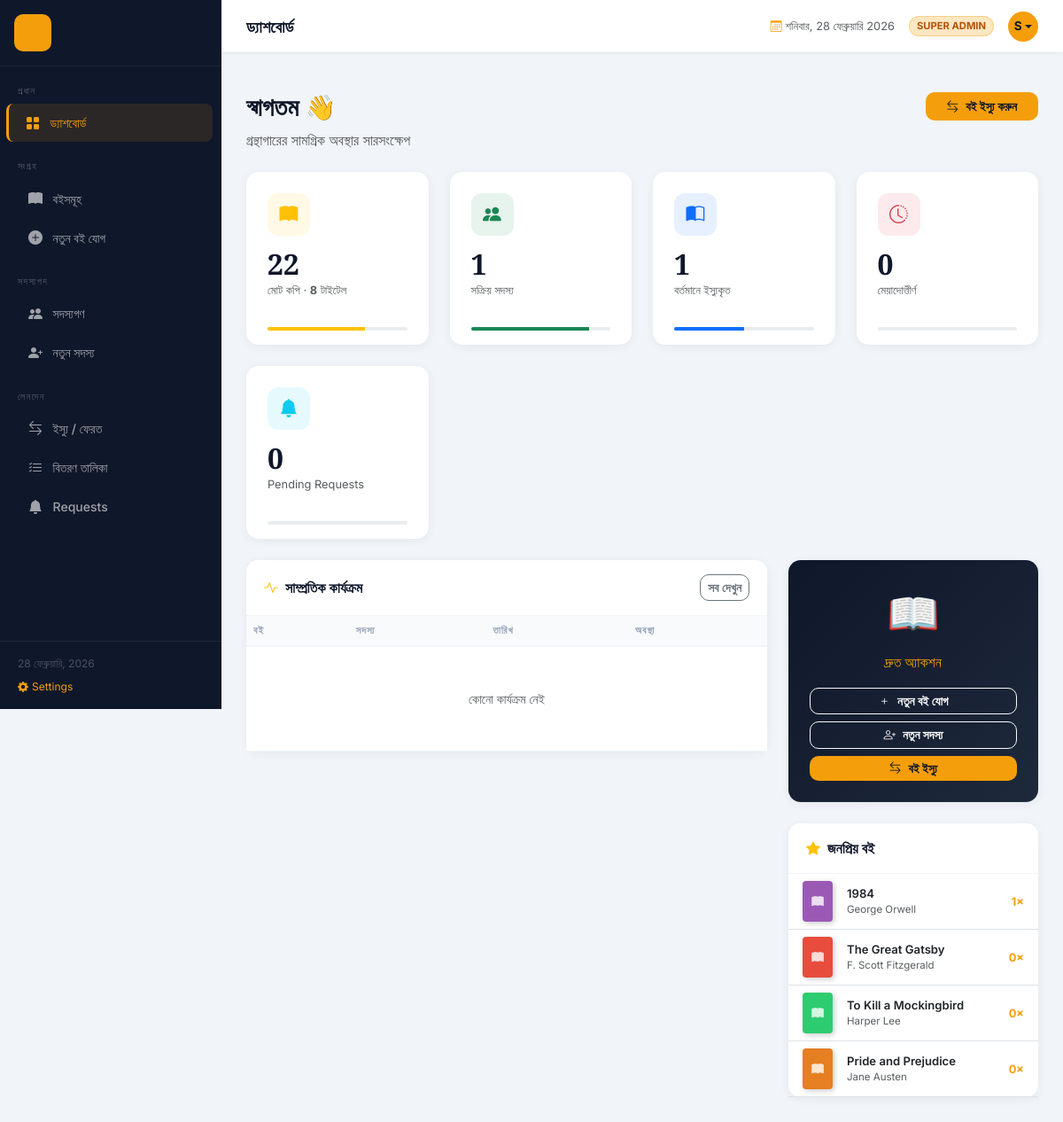
The page /dashboard (signed in) on the database as committed earlier.
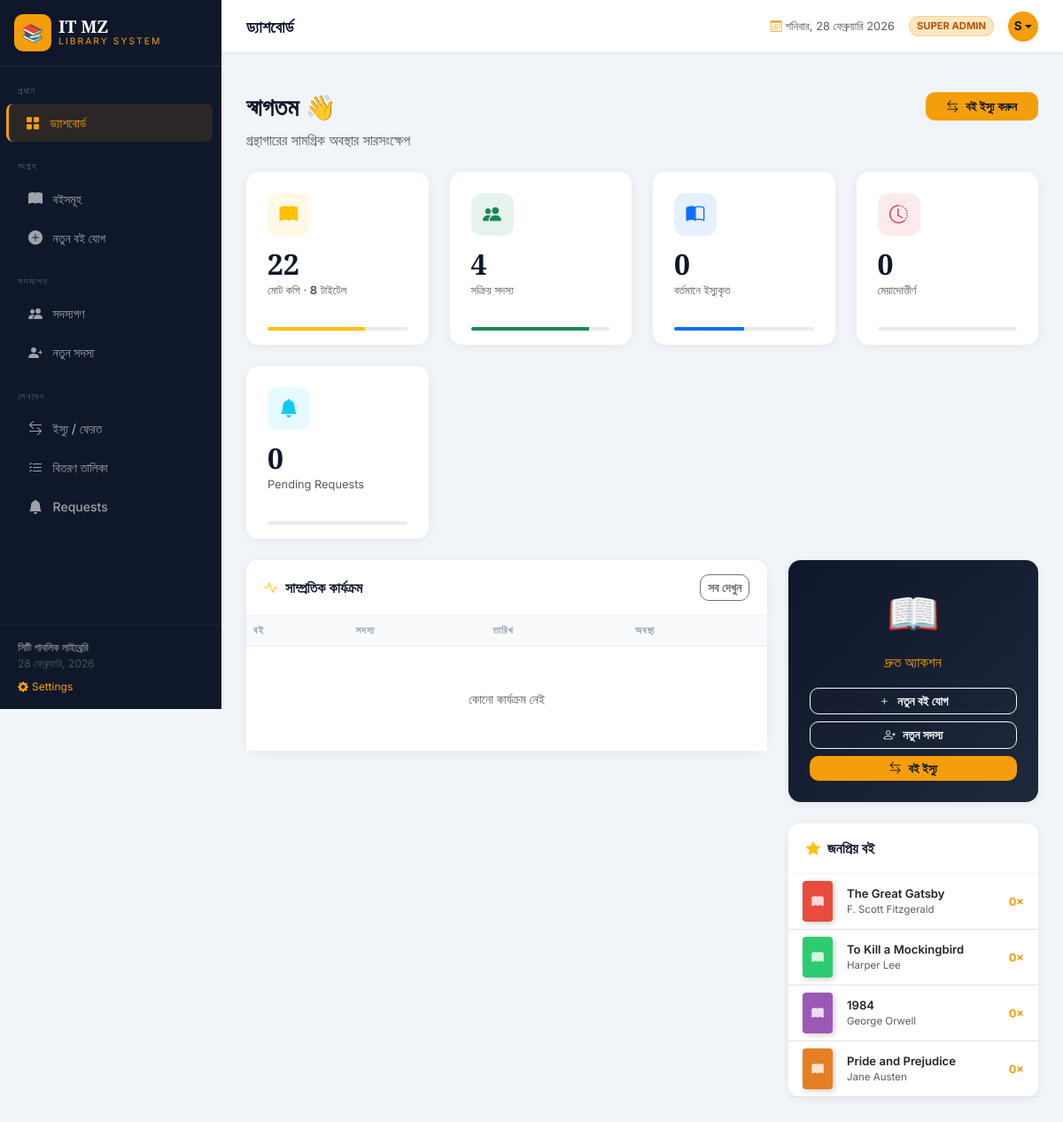
The same page on the database as committed later.
### tables this page shows
CREATE TABLE books (
        id INTEGER PRIMARY KEY AUTOINCREMENT,
        title TEXT NOT NULL, author TEXT NOT NULL, isbn TEXT UNIQUE,
        genre TEXT, total_copies INTEGER DEFAULT 1, available_copies INTEGER DEFAULT 1,
        added_date TEXT DEFAULT CURRENT_TIMESTAMP, cover_color TEXT DEFAULT '#4A90D9'
    );

CREATE TABLE settings (
        key TEXT PRIMARY KEY,
        value TEXT
    );

### app.py (the view)
@app.route('/dashboard')
@admin_required
def dashboard():
    conn = get_db()
    total_books    = conn.execute('SELECT SUM(total_copies) FROM books').fetchone()[0] or 0
    total_titles   = conn.execute('SELECT COUNT(*) FROM books').fetchone()[0]
    total_members  = conn.execute('SELECT COUNT(*) FROM members WHERE active=1').fetchone()[0]
    active_borrows = conn.execute("SELECT COUNT(*) FROM borrowings WHERE status='borrowed'").fetchone()[0]
    overdue        = conn.execute("SELECT COUNT(*) FROM borrowings WHERE status='borrowed' AND due_date < date('now')").fetchone()[0]
    pending_reqs   = conn.execute("SELECT COUNT(*) FROM book_requests WHERE status='pending'").fetchone()[0]
    recent_activity = conn.execute("""
        SELECT b.title, m.name, br.borrow_date, br.status, br.due_date
        FROM borrowings br JOIN books b ON br.book_id=b.id JOIN members m ON br.member_id=m.id
        ORDER BY br.borrow_date DESC LIMIT 5
    """).fetchall()
    popular_books = conn.execute("""
        SELECT b.title, b.author, b.cover_color, COUNT(br.id) as borrow_count
        FROM books b LEFT JOIN borrowings br ON b.id=br.book_id
        GROUP BY b.id ORDER BY borrow_count DESC LIMIT 4
    """).fetchall()
    recent_requests = conn.execute("""
        SELECT br.*, b.title as book_title, b.cover_color
        FROM book_requests br JOIN books b ON br.book_id=b.id
        WHERE br.status='pending' ORDER BY br.request_date DESC LIMIT 5
    """).fetchall()
    conn.close()
    return render_template('dashboard.html',
        total_books=total_books, total_titles=total_titles,
        total_members=total_members, active_borrows=active_borrows,
        overdue=overdue, pending_reqs=pending_reqs,
        recent_activity=recent_activity, popular_books=popular_books,
        recent_requests=recent_requests)

### app.py (called while the page is built)
def admin_required(f):
    @wraps(f)
    def decorated(*args, **kwargs):
        if not session.get('logged_in'):
            flash('এই পেজটি দেখতে লগইন করুন।', 'info')
            return redirect(url_for('login', next=request.path))
        if not session.get('is_admin'):
            flash('এই কাজটি করার অনুমতি আপনার নেই।', 'error')
            return redirect(url_for('books'))
        return f(*args, **kwargs)
    return decorated

def get_db():
    conn = sqlite3.connect(DB_PATH)
    conn.row_factory = sqlite3.Row
    return conn

def get_settings():
    conn = get_db()
    rows = conn.execute('SELECT key, value FROM settings').fetchall()
    conn.close()
    return {row['key']: row['value'] for row in rows}

@app.context_processor
def inject_settings():
    return dict(site=get_settings())

### templates/dashboard.html (shortened to what the changed rows need)
{% extends 'base.html' %}
{% block content %}
<div class="d-flex justify-content-between align-items-start mb-4 page-header">
    <div><h1>স্বাগতম 👋</h1><p class="text-muted mb-0">গ্রন্থাগারের সামগ্রিক অবস্থার সারসংক্ষেপ</p></div>
</div>
<div class="row g-4 mb-4">
    <div class="col-sm-6 col-xl-3">
        <div class="card stat-card h-100">
            <div class="card-body p-4">
                <div class="stat-icon-box bg-success bg-opacity-10 text-success mb-3"><i class="bi bi-people-fill"></i></div>
                <div class="stat-val">{{ total_members }}</div>
                <div class="text-muted mt-1" style="font-size:.8rem">সক্রিয় সদস্য</div>
            </div>
        </div>
    </div>
    <div class="col-sm-6 col-xl-3">
        <div class="card stat-card h-100">
            <div class="card-body p-4">
                <div class="stat-icon-box bg-primary bg-opacity-10 text-primary mb-3"><i class="bi bi-book-half"></i></div>
                <div class="stat-val">{{ active_borrows }}</div>
                <div class="text-muted mt-1" style="font-size:.8rem">বর্তমানে ইস্যুকৃত</div>
            </div>
        </div>
    </div>
</div>
<div class="row g-4">
    <div class="col-xl-8">
        <div class="card content-card">
            <div class="card-body p-0">
                <div class="table-responsive">
                    <table class="table mb-0">
                        <thead><tr><th>বই</th><th>সদস্য</th><th>তারিখ</th><th>অবস্থা</th></tr></thead>
                    </table>
                </div>
            </div>
        </div>
    </div>
    <div class="col-xl-4">
        <div class="card content-card">
            <div class="card-body p-0">
                {% for book in popular_books %}
                <div class="d-flex align-items-center gap-3 px-3 py-2 border-bottom">
                    <div class="book-cover-sm" style="background:{{ book.cover_color }}"><i class="bi bi-book-fill"></i></div>
                    <div class="flex-grow-1 overflow-hidden">
                        <div class="fw-semibold text-truncate" style="font-size:.82rem">{{ book.title }}</div>
                        <div class="text-muted" style="font-size:.72rem">{{ book.author }}</div>
                    </div>
                    <span class="fw-bold" style="color:var(--gold);font-size:.8rem">{{ book.borrow_count }}×</span>
                </div>
                {% endfor %}
            </div>
        </div>
    </div>
</div>
{% endblock %}

### templates/base.html (shortened to what the changed rows need)
<!DOCTYPE html>
<html lang="bn">
<head>
    <link href="https://cdnjs.cloudflare.com/ajax/libs/bootstrap/5.3.2/css/bootstrap.min.css" rel="stylesheet">
    <link href="https://cdnjs.cloudflare.com/ajax/libs/bootstrap-icons/1.11.3/font/bootstrap-icons.min.css" rel="stylesheet">
</head>
<body>
<nav id="sidebar">
    <div class="sidebar-brand d-flex align-items-center gap-2 p-3 border-bottom" style="border-color:rgba(255,255,255,.07)!important">
        <div class="brand-icon" style="overflow:hidden">
            {% if site.logo_type == 'image' %}
            <img src="{{ site.library_logo }}" style="width:100%;height:100%;object-fit:cover;border-radius:10px" alt="logo">
            {% else %}
            {{ site.library_logo }}
            {% endif %}
        </div>
        <div>
            <div class="brand-name">{{ site.library_name }}</div>
            <div class="brand-sub">{{ site.library_tagline }}</div>
        </div>
    </div>
    <div class="sidebar-nav flex-grow-1 py-2">
        <div class="nav-section">প্রধান</div>
        {% if session.get("is_admin") %}
        <a href="{{ url_for('dashboard') }}" class="nav-link {% if request.endpoint=='dashboard' %}active{% endif %}"><i class="bi bi-grid-fill"></i> ড্যাশবোর্ড</a>
        {% endif %}
        <div class="nav-section mt-2">সংগ্রহ</div>
        <a href="{{ url_for('books') }}" class="nav-link {% if request.endpoint=='books' %}active{% endif %}"><i class="bi bi-book-fill"></i> বইসমূহ</a>
        {% if session.get("is_admin") %}
        <a href="{{ url_for('add_book') }}" class="nav-link {% if request.endpoint=='add_book' %}active{% endif %}"><i class="bi bi-plus-circle-fill"></i> নতুন বই যোগ</a>
        <div class="nav-section mt-2">সদস্যপদ</div>
        <a href="{{ url_for('members') }}" class="nav-link {% if request.endpoint=='members' %}active{% endif %}"><i class="bi bi-people-fill"></i> সদস্যগণ</a>
        <a href="{{ url_for('add_member') }}" class="nav-link {% if request.endpoint=='add_member' %}active{% endif %}"><i class="bi bi-person-plus-fill"></i> নতুন সদস্য</a>
        <div class="nav-section mt-2">লেনদেন</div>
        <a href="{{ url_for('borrow') }}" class="nav-link {% if request.endpoint=='borrow' %}active{% endif %}"><i class="bi bi-arrow-left-right"></i> ইস্যু / ফেরত</a>
        <a href="{{ url_for('issued_books') }}" class="nav-link {% if request.endpoint=='issued_books' %}active{% endif %}"><i class="bi bi-list-check"></i> বিতরণ তালিকা</a>
        <a href="{{ url_for('requests_list') }}" class="nav-link {% if request.endpoint=='requests_list' %}active{% endif %}"><i class="bi bi-bell-fill"></i> Requests</a>
        {% endif %}
    </div>
    <div class="sidebar-footer">
    <div class="fw-semibold" style="color:rgba(255,255,255,.4)">{{ site.library_footer }}</div>
    <div id="sidebar-date"></div>
    {% if session.get('is_super') %}
    <a href="{{ url_for('settings') }}" class="d-block mt-2" style="color:var(--gold);font-size:.75rem;text-decoration:none">
        <i class="bi bi-gear-fill me-1"></i>Settings
    </a>
    {% endif %}
</div>
</nav>
<div id="main">
    <div class="page-body">{% block content %}{% endblock %}</div>
</div>
</body>
</html>

Rows that differ between the two databases and show on the page:
added settings: library_name "IT MZ"
added settings: library_tagline "LIBRARY SYSTEM"
added settings: library_footer "সিটি পাবলিক লাইব্রেরি"
changed books "George Orwell": borrow_count "1" → "0"; moves down the list
Other text that changed with them:
{{ site.library_logo }}: (not shown) → "📚"
{{ total_members }}: "1" → "4"
{{ active_borrows }}: "1" → "0"
